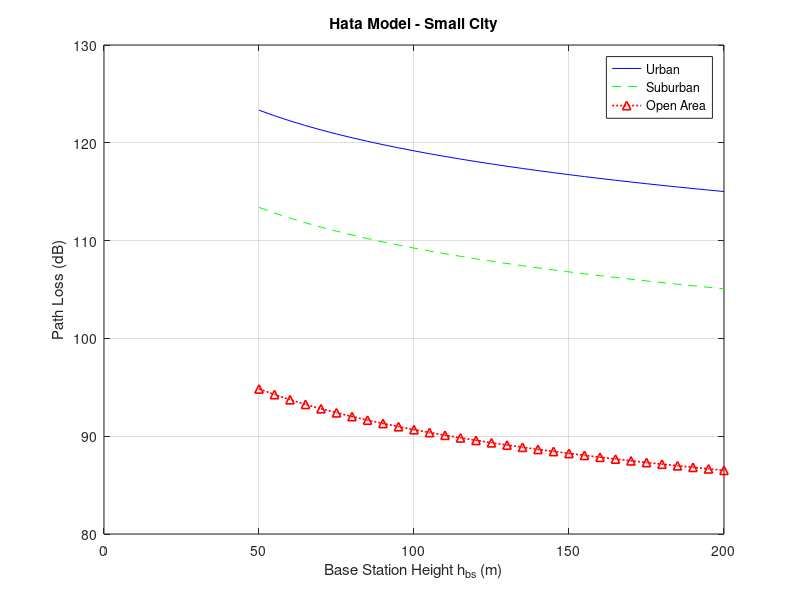
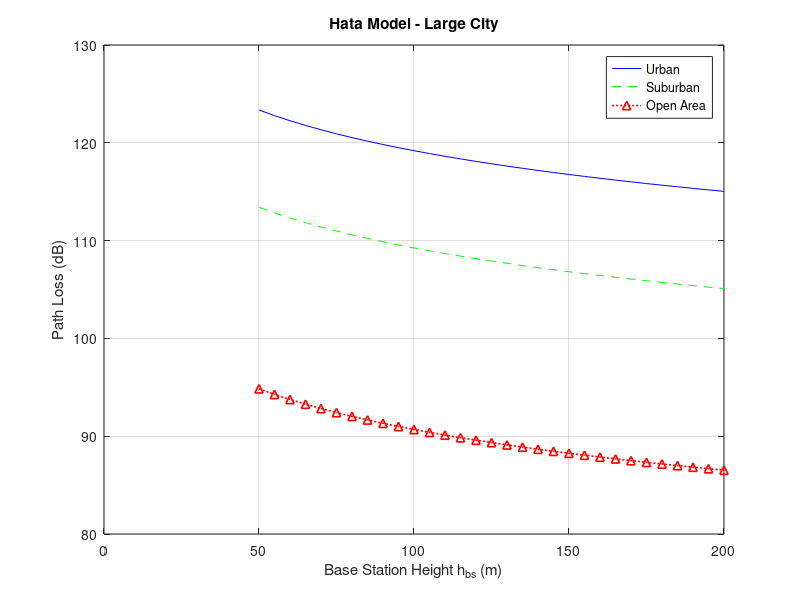

Here is the MATLAB script that generated these plots, in order:
% Hata Model Path Loss Simulation
% -------------------------------

% Parameters
f_carrier = 900;          % Carrier frequency (MHz)
h_ms      = 1.5;          % Mobile station antenna height (m)
d_km      = 1;            % Distance between BS and MS (km)
h_bs      = 50:5:200;     % Base station antenna height (m)

% Correction factor for small and large cities
a_hm_small = (1.1*log10(f_carrier) - 0.7) * h_ms - ...
             (1.56*log10(f_carrier) - 0.8);
a_hm_large = 3.2 * (log10(11.75*h_ms)).^2 - 4.97;

% Coefficients A, B, C, D
A_small = 69.55 + 26.16*log10(f_carrier) - 13.82*log10(h_bs) - a_hm_small;
A_large = 69.55 + 26.16*log10(f_carrier) - 13.82*log10(h_bs) - a_hm_large;
B       = 44.9 - 6.55*log10(h_bs);
C       = 5.4 + 2*(log10(f_carrier/28))^2;
D       = 40.94 + 4.78*(log10(f_carrier))^2 - 18.33*log10(f_carrier);

% Path loss calculations (small city)
Lp_urban_small     = A_small + B.*log10(d_km);
Lp_suburban_small  = Lp_urban_small - C;
Lp_open_small      = Lp_urban_small - D;

% Path loss calculations (large city)
Lp_urban_large     = A_large + B.*log10(d_km);
Lp_suburban_large  = Lp_urban_large - C;
Lp_open_large      = Lp_urban_large - D;

% Plot results for small city
figure
plot(h_bs, Lp_urban_small, 'b-', ...
     h_bs, Lp_suburban_small, 'g--', ...
     h_bs, Lp_open_small, 'r:^','LineWidth',1.2)
xlabel('Base Station Height h_{bs} (m)')
ylabel('Path Loss (dB)')
title('Hata Model - Small City')
legend('Urban','Suburban','Open Area','Location','northeast')
grid on

% Plot results for large city
figure
plot(h_bs, Lp_urban_large, 'b-', ...
     h_bs, Lp_suburban_large, 'g--', ...
     h_bs, Lp_open_large, 'r:^','LineWidth',1.2)
xlabel('Base Station Height h_{bs} (m)')
ylabel('Path Loss (dB)')
title('Hata Model - Large City')
legend('Urban','Suburban','Open Area','Location','northeast')
grid on
